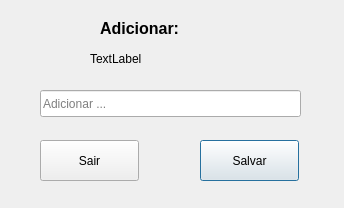
<?xml version="1.0" encoding="UTF-8"?>
<ui version="4.0">
 <class>GenericAditional</class>
 <widget class="QDialog" name="GenericAditional">
  <property name="geometry">
   <rect>
    <x>0</x>
    <y>0</y>
    <width>344</width>
    <height>208</height>
   </rect>
  </property>
  <property name="windowTitle">
   <string>Esparta - Soft</string>
  </property>
  <widget class="QPushButton" name="pushButton">
   <property name="geometry">
    <rect>
     <x>200</x>
     <y>140</y>
     <width>99</width>
     <height>41</height>
    </rect>
   </property>
   <property name="text">
    <string>Salvar</string>
   </property>
   <property name="icon">
    <iconset resource="resoruce.qrc">
     <normaloff>:/icones/icons/ok.png</normaloff>:/icones/icons/ok.png</iconset>
   </property>
   <property name="iconSize">
    <size>
     <width>32</width>
     <height>32</height>
    </size>
   </property>
  </widget>
  <widget class="QPushButton" name="pushButton_2">
   <property name="geometry">
    <rect>
     <x>40</x>
     <y>140</y>
     <width>99</width>
     <height>41</height>
    </rect>
   </property>
   <property name="text">
    <string>Sair</string>
   </property>
   <property name="icon">
    <iconset resource="resoruce.qrc">
     <normaloff>:/icones/icons/x.png</normaloff>:/icones/icons/x.png</iconset>
   </property>
   <property name="iconSize">
    <size>
     <width>32</width>
     <height>32</height>
    </size>
   </property>
  </widget>
  <widget class="QLineEdit" name="lineEdit">
   <property name="geometry">
    <rect>
     <x>40</x>
     <y>90</y>
     <width>261</width>
     <height>27</height>
    </rect>
   </property>
   <property name="placeholderText">
    <string>Adicionar ...</string>
   </property>
  </widget>
  <widget class="QLabel" name="label">
   <property name="geometry">
    <rect>
     <x>100</x>
     <y>20</y>
     <width>81</width>
     <height>17</height>
    </rect>
   </property>
   <property name="font">
    <font>
     <pointsize>12</pointsize>
     <weight>75</weight>
     <bold>true</bold>
    </font>
   </property>
   <property name="text">
    <string>Adicionar:</string>
   </property>
  </widget>
  <widget class="QLabel" name="label_2">
   <property name="geometry">
    <rect>
     <x>50</x>
     <y>10</y>
     <width>41</width>
     <height>41</height>
    </rect>
   </property>
   <property name="text">
    <string/>
   </property>
   <property name="pixmap">
    <pixmap resource="resoruce.qrc">:/icones/icons/mais.png</pixmap>
   </property>
   <property name="scaledContents">
    <bool>true</bool>
   </property>
  </widget>
  <widget class="QLabel" name="label_3">
   <property name="geometry">
    <rect>
     <x>90</x>
     <y>50</y>
     <width>67</width>
     <height>17</height>
    </rect>
   </property>
   <property name="text">
    <string>TextLabel</string>
   </property>
  </widget>
 </widget>
 <resources>
  <include location="resoruce.qrc"/>
 </resources>
 <connections/>
</ui>
